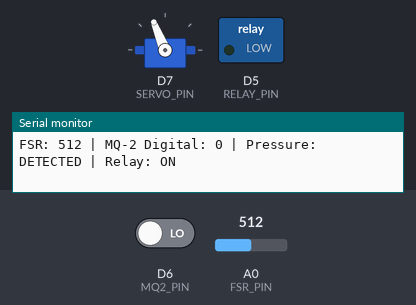
This sketch was run on a simulated ESP8266 (NodeMCU). On the bench: servo, switched loads named in the sketch (green lamp = pin HIGH), the last lines printed to the serial monitor. The test bench sets the inputs (shaded band); at power-on: A0 (FSR_PIN) = 512, D6 (MQ2_PIN) LOW.

Above: at 1.3 s.
1.4 s: A0 (FSR_PIN) set to 215
2.9 s: A0 (FSR_PIN) set to 190
At 3.5 s:
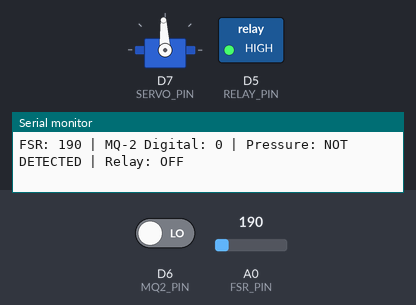
4.5 s: A0 (FSR_PIN) set to 210
At 5.7 s:
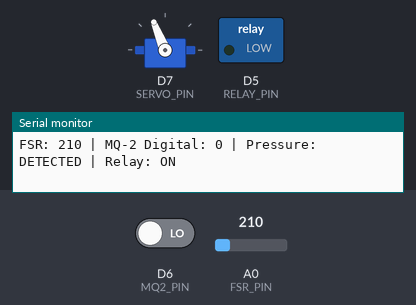
6.0 s: A0 (FSR_PIN) set to 122
At 7.1 s:
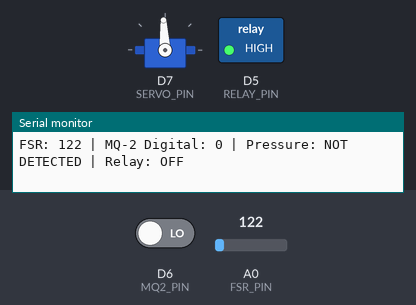
Timing chart, 0 to 8.5 s (numbered marks = the images above; inputs shaded):
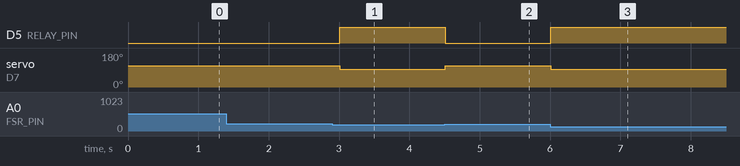

The sketch:

lcd.ino
```cpp
#include <Servo.h>

// Pin assignments
#define FSR_PIN A0
#define RELAY_PIN D5
#define MQ2_PIN D6
#define SERVO_PIN D7

// Relay is active LOW
#define RELAY_ON LOW
#define RELAY_OFF HIGH

// FSR threshold verified during testing
#define FSR_THRESHOLD 200

Servo myServo;

void setup() {
  Serial.begin(115200);

  pinMode(RELAY_PIN, OUTPUT);
  digitalWrite(RELAY_PIN, RELAY_OFF);

  pinMode(MQ2_PIN, INPUT);

  // Software control only until servo has a safe external supply
  myServo.attach(SERVO_PIN);
  myServo.writeMicroseconds(1500);

  Serial.println();
  Serial.println("IoT Safety Monitoring System");
  Serial.println("----------------------------");
}

void loop() {
  int fsrValue = analogRead(FSR_PIN);
  int mq2Value = digitalRead(MQ2_PIN);

  bool pressureDetected = (fsrValue > FSR_THRESHOLD);

  // Verified function: FSR controls relay
  if (pressureDetected) {
    digitalWrite(RELAY_PIN, RELAY_ON);
    myServo.writeMicroseconds(1700);
  } else {
    digitalWrite(RELAY_PIN, RELAY_OFF);
    myServo.writeMicroseconds(1500);
  }

  // Display readings for monitoring
  Serial.print("FSR: ");
  Serial.print(fsrValue);

  Serial.print(" | MQ-2 Digital: ");
  Serial.print(mq2Value);

  Serial.print(" | Pressure: ");
  Serial.print(pressureDetected ? "DETECTED" : "NOT DETECTED");

  Serial.print(" | Relay: ");
  Serial.println(pressureDetected ? "ON" : "OFF");

  delay(500);
}
```

Measured:
- the behaviour switches between 201 and 200 on A0 (FSR_PIN) (found by bisection; images 0 and 1)
- after the input at 2.9 s, D5 (RELAY_PIN): LOW → HIGH after 0.11 s; servo on D7 (SERVO_PIN): 112° → 93° after 0.11 s
- after the input at 4.5 s, D5 (RELAY_PIN): HIGH → LOW at once; servo on D7 (SERVO_PIN): 93° → 112° at once
- after the input at 6.0 s, D5 (RELAY_PIN): LOW → HIGH at once; servo on D7 (SERVO_PIN): 112° → 93° at once
